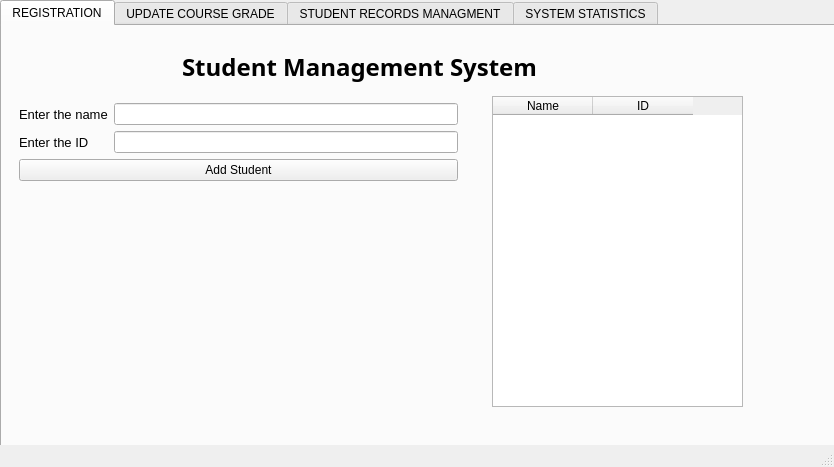
<?xml version="1.0" encoding="UTF-8"?>
<ui version="4.0">
 <class>MainWindow</class>
 <widget class="QMainWindow" name="MainWindow">
  <property name="geometry">
   <rect>
    <x>0</x>
    <y>0</y>
    <width>834</width>
    <height>467</height>
   </rect>
  </property>
  <property name="windowTitle">
   <string>MainWindow</string>
  </property>
  <widget class="QWidget" name="centralwidget">
   <widget class="QTabWidget" name="studentRecordPage">
    <property name="geometry">
     <rect>
      <x>0</x>
      <y>0</y>
      <width>841</width>
      <height>461</height>
     </rect>
    </property>
    <property name="currentIndex">
     <number>0</number>
    </property>
    <widget class="QWidget" name="tab">
     <attribute name="title">
      <string>REGISTRATION</string>
     </attribute>
     <widget class="QLabel" name="label">
      <property name="geometry">
       <rect>
        <x>180</x>
        <y>20</y>
        <width>431</width>
        <height>41</height>
       </rect>
      </property>
      <property name="font">
       <font>
        <family>Segoe UI Semibold</family>
        <pointsize>18</pointsize>
        <bold>true</bold>
       </font>
      </property>
      <property name="text">
       <string>Student Management System</string>
      </property>
     </widget>
     <widget class="QLabel" name="label_7">
      <property name="geometry">
       <rect>
        <x>980</x>
        <y>230</y>
        <width>181</width>
        <height>20</height>
       </rect>
      </property>
      <property name="font">
       <font>
        <pointsize>11</pointsize>
       </font>
      </property>
      <property name="text">
       <string>Students Registered</string>
      </property>
     </widget>
     <widget class="QWidget" name="formLayoutWidget">
      <property name="geometry">
       <rect>
        <x>10</x>
        <y>70</y>
        <width>453</width>
        <height>161</height>
       </rect>
      </property>
      <layout class="QFormLayout" name="formLayout">
       <property name="leftMargin">
        <number>7</number>
       </property>
       <property name="topMargin">
        <number>7</number>
       </property>
       <property name="rightMargin">
        <number>7</number>
       </property>
       <property name="bottomMargin">
        <number>7</number>
       </property>
       <item row="0" column="0">
        <widget class="QLabel" name="label_2">
         <property name="font">
          <font>
           <pointsize>10</pointsize>
          </font>
         </property>
         <property name="text">
          <string>Enter the name</string>
         </property>
        </widget>
       </item>
       <item row="0" column="1">
        <widget class="QLineEdit" name="nameInput">
         <property name="text">
          <string/>
         </property>
        </widget>
       </item>
       <item row="1" column="0">
        <widget class="QLabel" name="label_3">
         <property name="font">
          <font>
           <pointsize>10</pointsize>
          </font>
         </property>
         <property name="text">
          <string>Enter the ID</string>
         </property>
        </widget>
       </item>
       <item row="1" column="1">
        <widget class="QLineEdit" name="idInput_page1"/>
       </item>
       <item row="4" column="0" colspan="2">
        <layout class="QHBoxLayout" name="horizontalLayout"/>
       </item>
       <item row="2" column="0" colspan="2">
        <widget class="QPushButton" name="addBtn">
         <property name="text">
          <string>Add Student</string>
         </property>
        </widget>
       </item>
      </layout>
     </widget>
     <widget class="QTableWidget" name="studentTable">
      <property name="geometry">
       <rect>
        <x>490</x>
        <y>70</y>
        <width>251</width>
        <height>311</height>
       </rect>
      </property>
      <column>
       <property name="text">
        <string>Name</string>
       </property>
      </column>
      <column>
       <property name="text">
        <string>ID</string>
       </property>
      </column>
     </widget>
    </widget>
    <widget class="QWidget" name="tab_2">
     <attribute name="title">
      <string>UPDATE COURSE GRADE</string>
     </attribute>
     <widget class="QWidget" name="formLayoutWidget_2">
      <property name="geometry">
       <rect>
        <x>190</x>
        <y>90</y>
        <width>511</width>
        <height>321</height>
       </rect>
      </property>
      <layout class="QFormLayout" name="formLayout_3">
       <property name="leftMargin">
        <number>7</number>
       </property>
       <property name="topMargin">
        <number>7</number>
       </property>
       <property name="rightMargin">
        <number>7</number>
       </property>
       <property name="bottomMargin">
        <number>7</number>
       </property>
       <item row="0" column="0">
        <widget class="QLabel" name="label_15">
         <property name="font">
          <font>
           <pointsize>10</pointsize>
          </font>
         </property>
         <property name="text">
          <string>Select the course</string>
         </property>
        </widget>
       </item>
       <item row="0" column="1">
        <widget class="QComboBox" name="courseCombo">
         <item>
          <property name="text">
           <string>circuits</string>
          </property>
         </item>
         <item>
          <property name="text">
           <string>electronics</string>
          </property>
         </item>
         <item>
          <property name="text">
           <string>control</string>
          </property>
         </item>
        </widget>
       </item>
       <item row="1" column="0">
        <widget class="QLabel" name="label_16">
         <property name="font">
          <font>
           <pointsize>10</pointsize>
          </font>
         </property>
         <property name="text">
          <string> Set score</string>
         </property>
        </widget>
       </item>
       <item row="1" column="1">
        <widget class="QDoubleSpinBox" name="gradeValue">
         <property name="enabled">
          <bool>true</bool>
         </property>
         <property name="maximum">
          <double>100.989999999999995</double>
         </property>
        </widget>
       </item>
       <item row="2" column="0">
        <widget class="QLabel" name="label_17">
         <property name="font">
          <font>
           <pointsize>10</pointsize>
          </font>
         </property>
         <property name="text">
          <string>Select category</string>
         </property>
        </widget>
       </item>
       <item row="2" column="1">
        <widget class="QComboBox" name="componentCombo">
         <item>
          <property name="text">
           <string>quiz</string>
          </property>
         </item>
         <item>
          <property name="text">
           <string>midterm</string>
          </property>
         </item>
         <item>
          <property name="text">
           <string>finalExam</string>
          </property>
         </item>
        </widget>
       </item>
       <item row="4" column="0" colspan="2">
        <layout class="QHBoxLayout" name="horizontalLayout_3">
         <item>
          <widget class="QPushButton" name="updateGradeBtn">
           <property name="text">
            <string>Update Grade</string>
           </property>
          </widget>
         </item>
        </layout>
       </item>
      </layout>
     </widget>
     <widget class="QWidget" name="horizontalLayoutWidget">
      <property name="geometry">
       <rect>
        <x>190</x>
        <y>20</y>
        <width>511</width>
        <height>51</height>
       </rect>
      </property>
      <layout class="QHBoxLayout" name="horizontalLayout_2">
       <item>
        <widget class="QLabel" name="label_14">
         <property name="font">
          <font>
           <pointsize>10</pointsize>
          </font>
         </property>
         <property name="text">
          <string>Enter the ID</string>
         </property>
         <property name="margin">
          <number>10</number>
         </property>
        </widget>
       </item>
       <item>
        <widget class="QLineEdit" name="idInput_page2"/>
       </item>
      </layout>
     </widget>
    </widget>
    <widget class="QWidget" name="tab_3">
     <attribute name="title">
      <string>STUDENT RECORDS MANAGMENT</string>
     </attribute>
     <widget class="QWidget" name="horizontalLayoutWidget_2">
      <property name="geometry">
       <rect>
        <x>10</x>
        <y>10</y>
        <width>511</width>
        <height>51</height>
       </rect>
      </property>
      <layout class="QHBoxLayout" name="horizontalLayout_4">
       <item>
        <widget class="QLabel" name="label_18">
         <property name="font">
          <font>
           <pointsize>10</pointsize>
          </font>
         </property>
         <property name="text">
          <string>Enter the ID</string>
         </property>
         <property name="margin">
          <number>10</number>
         </property>
        </widget>
       </item>
       <item>
        <widget class="QLineEdit" name="idInput_page3"/>
       </item>
      </layout>
     </widget>
     <widget class="QPushButton" name="chkBtn">
      <property name="geometry">
       <rect>
        <x>20</x>
        <y>360</y>
        <width>191</width>
        <height>29</height>
       </rect>
      </property>
      <property name="text">
       <string>CHECK STUDENT</string>
      </property>
     </widget>
     <widget class="QTextEdit" name="studDisplayReport">
      <property name="geometry">
       <rect>
        <x>450</x>
        <y>80</y>
        <width>341</width>
        <height>321</height>
       </rect>
      </property>
      <property name="readOnly">
       <bool>true</bool>
      </property>
     </widget>
     <widget class="QPushButton" name="deleteBtn">
      <property name="geometry">
       <rect>
        <x>20</x>
        <y>310</y>
        <width>191</width>
        <height>29</height>
       </rect>
      </property>
      <property name="text">
       <string>DELETE STUDENT</string>
      </property>
     </widget>
    </widget>
    <widget class="QWidget" name="tab_4">
     <attribute name="title">
      <string>SYSTEM STATISTICS</string>
     </attribute>
     <widget class="QPushButton" name="subAvgBtn">
      <property name="geometry">
       <rect>
        <x>450</x>
        <y>310</y>
        <width>231</width>
        <height>29</height>
       </rect>
      </property>
      <property name="text">
       <string>GET SUBJECT AVERAGE</string>
      </property>
     </widget>
     <widget class="QTextEdit" name="subjectAvgReport">
      <property name="geometry">
       <rect>
        <x>120</x>
        <y>60</y>
        <width>561</width>
        <height>241</height>
       </rect>
      </property>
     </widget>
     <widget class="QComboBox" name="subjCombo">
      <property name="geometry">
       <rect>
        <x>141</x>
        <y>310</y>
        <width>281</width>
        <height>28</height>
       </rect>
      </property>
     </widget>
    </widget>
   </widget>
  </widget>
  <widget class="QStatusBar" name="statusbar"/>
 </widget>
 <resources/>
 <connections/>
</ui>
